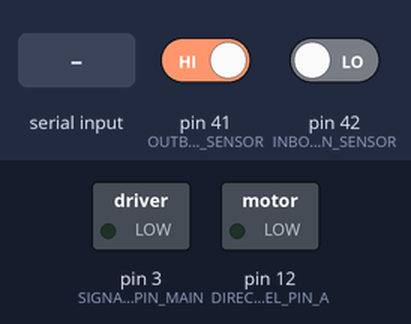
Bench run of a sketch on a simulated Arduino Mega 2560, built with avr-gcc and run on an emulated ATmega2560. Parts: switched loads named in the sketch (green lamp = pin HIGH). The inputs (shaded band) are chosen by the test bench; at power-on: pin 41 (OUTBOUND_TRAIN_SENSOR) HIGH, pin 42 (INBOUND_TRAIN_SENSOR) LOW.

Above: at 1.2 s.
1.3 s: "o" received over Serial
At 2.2 s:
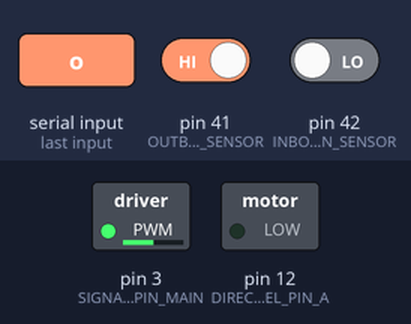
2.8 s: "i" received over Serial
At 3.4 s:
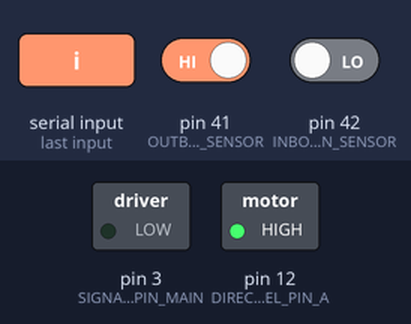
Timing chart, 0 to 5.8 s (numbered marks = the images above; inputs shaded):
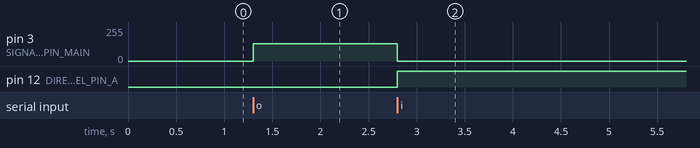

The sketch:

SimpleCommander.ino
```cpp
#define SIGNAL_ENABLE_PIN_MAIN 3
#define DIRECTION_MOTOR_CHANNEL_PIN_A 12

#define OUTBOUND_TRAIN_SENSOR 41
#define INBOUND_TRAIN_SENSOR 42

bool outbound = true;

void setup() {
  // put your setup code here, to run once:
  Serial.begin(115200);            // configure serial interface
  Serial.flush();

  pinMode(DIRECTION_MOTOR_CHANNEL_PIN_A, OUTPUT);
  digitalWrite(DIRECTION_MOTOR_CHANNEL_PIN_A, LOW); // Set direction to LOW (outbound)

  pinMode(SIGNAL_ENABLE_PIN_MAIN, OUTPUT);
  analogWrite(SIGNAL_ENABLE_PIN_MAIN, 0); // Set output PWM to 0

}

void loop() {
  // put your main code here, to run repeatedly:
  char c = 0;

  do {
    // check to see if the train is at the end of its run
    if ( (outbound && digitalRead(OUTBOUND_TRAIN_SENSOR) == LOW) || (!outbound && digitalRead(INBOUND_TRAIN_SENSOR) == LOW) ) {
      analogWrite(SIGNAL_ENABLE_PIN_MAIN, 0);   // stop
    }
  } while (Serial.available() == 0);

  c = Serial.read();

  if (c > 32) {
    switch(c) {
    case 'o': // direction outbound
      outbound = true;
      digitalWrite(DIRECTION_MOTOR_CHANNEL_PIN_A, LOW); // Set direction to LOW (outbound)
      analogWrite(SIGNAL_ENABLE_PIN_MAIN, 128); // full speed
      break;
    case 'i': // direction inbound
      outbound = false;
      digitalWrite(DIRECTION_MOTOR_CHANNEL_PIN_A, HIGH); // Set direction to HIGH (inbound)
      analogWrite(SIGNAL_ENABLE_PIN_MAIN, 128); // full speed
      break;
    }
  }
}

void status() {
   Serial.print("Outbound is ");
   Serial.println(outbound);
   Serial.print("Outbound sensor is ");
   Serial.println(digitalRead(OUTBOUND_TRAIN_SENSOR));
   Serial.print("Inbound sensor is ");
   Serial.println(digitalRead(INBOUND_TRAIN_SENSOR));
}
```

Measured:
- after the input at 1.3 s, pin 3 (SIGNAL_ENABLE_PIN_MAIN): 0/255 → 128/255 at once
- after the input at 2.8 s, pin 3 (SIGNAL_ENABLE_PIN_MAIN): 128/255 → 0/255 at once; pin 12 (DIRECTION_MOTOR_CHANNEL_PIN_A): LOW → HIGH at once
